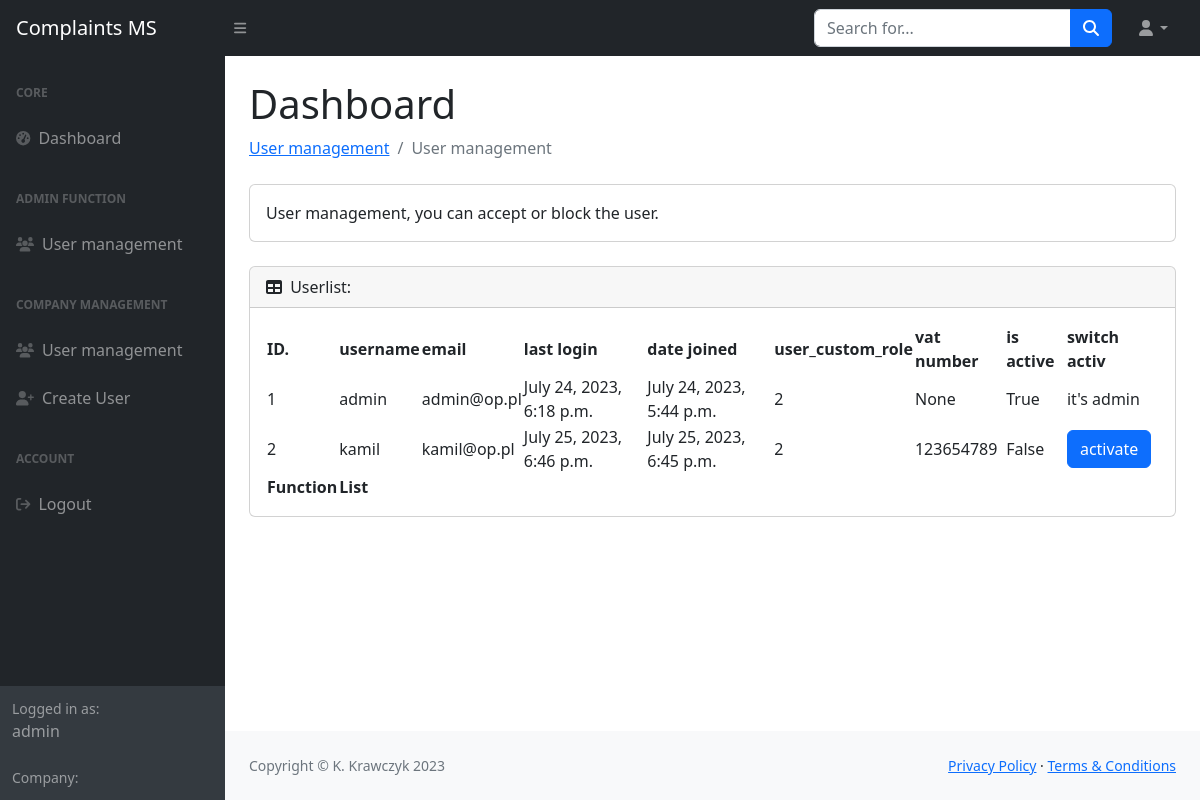
The page /adm/user/ (signed in) on the database as committed earlier.
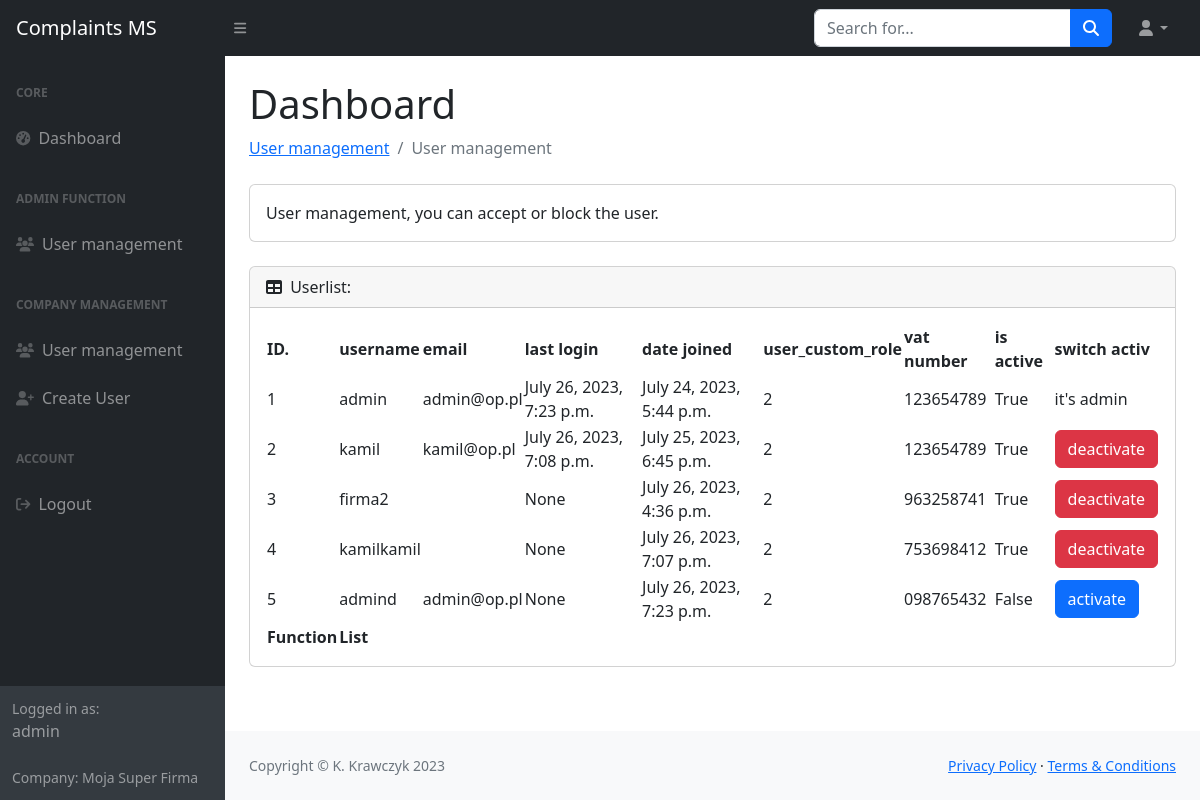
The same page on the database as committed later.
### complaints/models.py (models this page shows)
class MyUser(AbstractUser):
    company = models.ForeignKey(Company, on_delete=models.CASCADE, null=True, blank=True)
    user_custom_role = models.IntegerField(choices=USER_ROLE, default=2)

class Company(models.Model):
    name = models.CharField(max_length=64, null=True, blank=True)
    nip = models.CharField(max_length=16, primary_key=True)
    adress = models.CharField(max_length=64, null=True, blank=True)

### complaints/views_admin.py (the view)
# urls.py: path('adm/user/', AdminUser.as_view()),
class AdminUser(View):
    def get(self, request):
        if not request.user.is_superuser:
            return render(request, 'admin/no_permissions.html')
        ctx = {
            'users': User.objects.all(),
            'link': "/adm"
        }
        return render(request, 'admin/user.html', ctx)

### complaints/my_context_processor.py (called while the page is built)
def my_cp(request):
    user = request.user
    ctx = {}
    if user.is_authenticated:
        ctx.update({
            'current_user': user
        })
    return ctx

### complaints/templates/admin/user.html (shortened to what this page needs)
{% extends 'user/../base.html' %}
{% block main %}
<main>
    <div class="container-fluid px-4">
        <h1 class="mt-4">Dashboard</h1>
        <ol class="breadcrumb mb-4">
            <li class="breadcrumb-item"><a href="">User management</a></li>
            <li class="breadcrumb-item active">User management</li>
        </ol>
        <div class="card mb-4">
            <div class="card-body">
                User management, you can accept or block the user.
            </div>
        </div>
        <div class="card mb-4">
            <div class="card-header">
                <i class="fas fa-table me-1"></i>
                Userlist:
            </div>
            <div class="card-body">
                <table id="datatablesSimple">
                    <thead>
                        <tr>
                            <th>ID.</th>
                            <th>username</th>
                            <th>email</th>
                            <th>last login</th>
                            <th>date joined</th>
                            <th>user_custom_role</th>
                            <th>vat number</th>
                            <th>is active</th>
                            <th>switch activ</th>
                        </tr>
                    </thead>
                    <tfoot>
                        <tr>
                            <th>Function</th>
                            <th>List</th>
                        </tr>
                    </tfoot>
                    <tbody>
                        {% for user in users %}
                        <tr>
                            <td>{{ user.id }}</td>
                            <td>{{ user.username }}</td>
                            <td>{{ user.email }}</td>
                            <td>{{ user.last_login }}</td>
                            <td>{{ user.date_joined }}</td>
                            <td>{{ user.user_custom_role }}</td>
                            <td>{{ user.company_id }}</td>
                            <td>{{ user.is_active }}</td>
                            <td>
                                {% if user.is_superuser %}
                                    it's admin
                                {% else %}
                                    {% if user.is_active %}
                                        <a class="btn btn-danger" href="{{ link }}/0/{{ user.id }}/">deactivate</a>
                                    {% else %}
                                        <a class="btn btn-primary" href="{{ link }}/1/{{ user.id }}/">activate</a>
                                    {% endif %}
                                {% endif %}
                            </td>
                        </tr>
                        {% endfor %}
                    </tbody>
                </table>
            </div>
        </div>
    </div>
</main>
{% endblock %}

### complaints/templates/navbar_left.html
<div id="layoutSidenav_nav">
                <nav class="sb-sidenav accordion sb-sidenav-dark" id="sidenavAccordion">
                    <div class="sb-sidenav-menu">
                        <div class="nav">
                            <div class="sb-sidenav-menu-heading">Core</div>
                            <a class="nav-link" href="/panel/home/">
                                <div class="sb-nav-link-icon"><i class="fas fa-tachometer-alt"></i></div>
                                Dashboard
                            </a>
                            <div class="sb-sidenav-menu-heading">Admin function</div>
                            <a class="nav-link" href="/adm/user">
                                <div class="sb-nav-link-icon"><i class="fa-solid fa-users"></i></div>
                                User management
                            </a>
                            <div class="sb-sidenav-menu-heading">Company management</div>
                            <a class="nav-link" href="/panel/users/">
                                <div class="sb-nav-link-icon"><i class="fa-solid fa-users"></i></div>
                                User management
                            </a>
                            <a class="nav-link" href="/panel/add_user/">
                                <div class="sb-nav-link-icon"><i class="fa-solid fa-user-plus"></i></div>
                                Create User
                            </a>
                            <div class="sb-sidenav-menu-heading">Account</div>
                            <a class="nav-link" href="/logout/">
                                <div class="sb-nav-link-icon"><i class="fa-solid fa-arrow-right-from-bracket"></i></div>
                                Logout
                            </a>
                        </div>
                    </div>
                    <div class="sb-sidenav-footer">
                        <div class="small">Logged in as:</div>
                        {{ current_user.username }}
                        <br><br>
                        <div class="small">Company:
                        {{ current_user.company.name }}</div>
                    </div>
                </nav>
            </div>

Rows that differ between the two databases and show on the page:
changed MyUser "admin": company.name (not shown) → "Moja Super Firma"; last_login "July 24, 2023, 6:18 p.m." → "July 26, 2023, 7:23 p.m."; company_id "None" → "123654789"
changed MyUser "kamil": last_login "July 25, 2023, 6:46 p.m." → "July 26, 2023, 7:08 p.m."; is_active "False" → "True"; is_active "activate" → "deactivate"
added MyUser: id "3", username "firma2", last_login "None", date_joined "July 26, 2023, 4:36 p.m.", user_custom_role "2", company_id "963258741", is_active "True"
added MyUser: id "4", username "kamilkamil", last_login "None", date_joined "July 26, 2023, 7:07 p.m.", user_custom_role "2", company_id "753698412", is_active "True"
added MyUser: id "5", username "admind", email "admin@op.pl", last_login "None", date_joined "July 26, 2023, 7:23 p.m.", user_custom_role "2", company_id "098765432", is_active "False"
